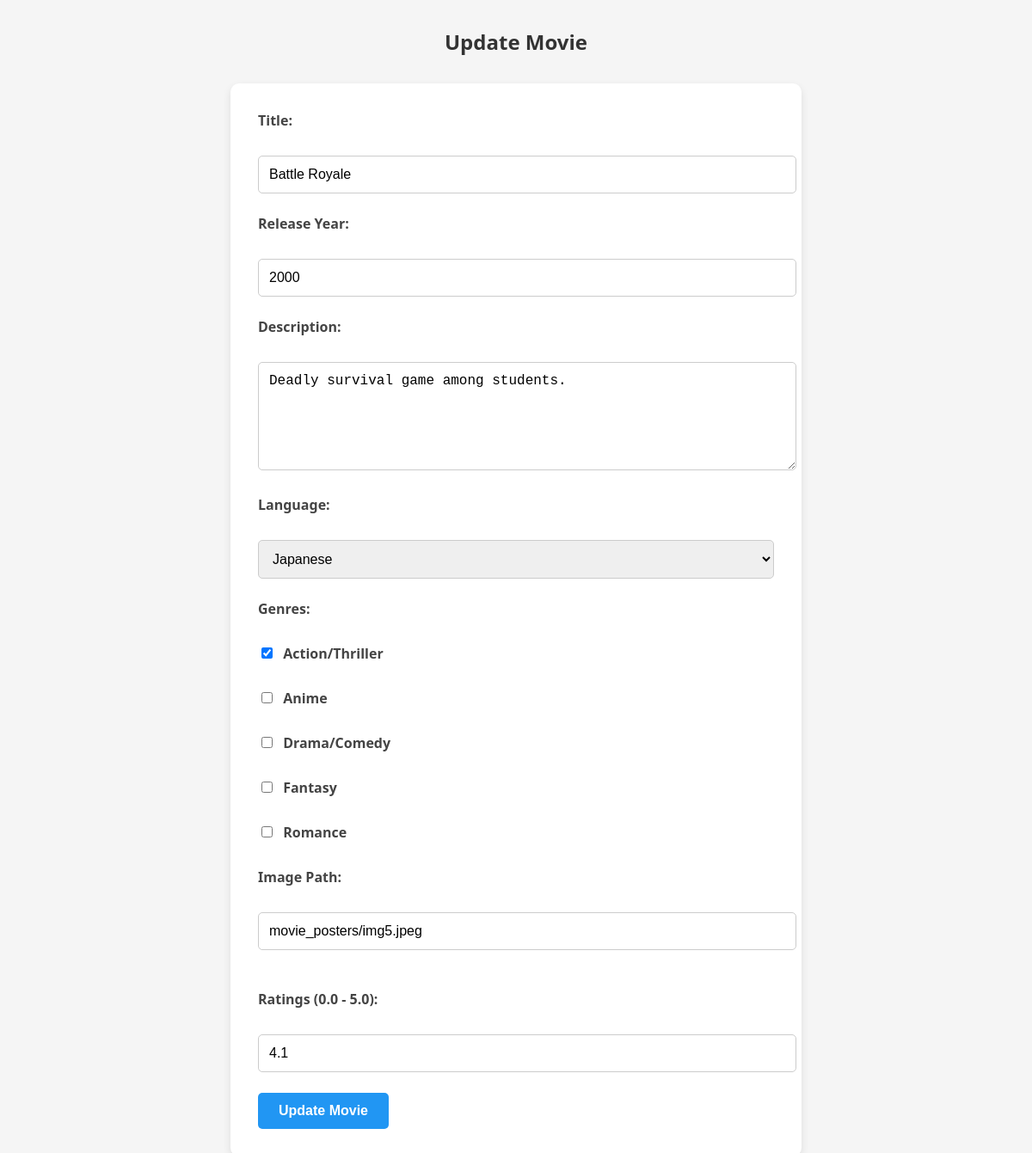
Screenshot of /update_movie.php?movie_id=5 (signed in) with the database file from the repository.
### tables this page shows
CREATE TABLE IF NOT EXISTS movies (
    movie_id INT AUTO_INCREMENT PRIMARY KEY,
    title VARCHAR(255) NOT NULL,
    release_year INT,
    description TEXT,
    language_id INT,
    created_at TIMESTAMP DEFAULT CURRENT_TIMESTAMP,
    FOREIGN KEY (language_id) REFERENCES languages(language_id)
);

CREATE TABLE IF NOT EXISTS languages (
    language_id INT AUTO_INCREMENT PRIMARY KEY,
    name VARCHAR(50) UNIQUE NOT NULL
);

CREATE TABLE IF NOT EXISTS genres (
    genre_id INT AUTO_INCREMENT PRIMARY KEY,
    name VARCHAR(50) UNIQUE NOT NULL
);

### update_movie.php (the view, shortened to what this page needs)
<?php
include 'includes/db.php';
$movie_id = isset($_GET['movie_id']) ? intval($_GET['movie_id']) : 0;
$movie_stmt = $conn->prepare("SELECT * FROM movies WHERE movie_id = ?");
$movie_stmt->bind_param("i", $movie_id);
$movie_stmt->execute();
$movie_result = $movie_stmt->get_result();
$movie = $movie_result->fetch_assoc();
$languages = $conn->query("SELECT * FROM languages");
$genres = $conn->query("SELECT * FROM genres");
$selected_genres = [];
$genre_result = $conn->query("SELECT genre_id FROM movie_genres WHERE movie_id = $movie_id");
while ($row = $genre_result->fetch_assoc()) {
    $selected_genres[] = $row['genre_id'];
}
?>
<!DOCTYPE html>
<html>
<head>
</head>
<body>
<h2>Update Movie</h2>
<form method="post">
    <label>Title:</label><br>
    <input type="text" name="title" value="<?= htmlspecialchars($movie['title']) ?>" required><br>
    <label>Release Year:</label><br>
    <input type="number" name="release_year" value="<?= $movie['release_year'] ?>" required><br>
    <label>Description:</label><br>
    <textarea name="description" required><?= htmlspecialchars($movie['description']) ?></textarea><br>
    <label>Language:</label><br>
    <select name="language_id">
        <?php while ($lang = $languages->fetch_assoc()): ?>
            <option value="<?= $lang['language_id'] ?>" <?= $lang['language_id'] == $movie['language_id'] ? 'selected' : '' ?>>
                <?= $lang['name'] ?>
            </option>
        <?php endwhile; ?>
    </select><br>
    <label>Genres:</label><br>
    <?php while ($genre = $genres->fetch_assoc()): ?>
        <label>
            <input type="checkbox" name="genres[]" value="<?= $genre['genre_id'] ?>"
                <?= in_array($genre['genre_id'], $selected_genres) ? 'checked' : '' ?>>
            <?= $genre['name'] ?>
        </label><br>
    <?php endwhile; ?>
    <label>Image Path:</label><br>
    <input type="text" name="image" value="<?= htmlspecialchars($movie['IMAGE']) ?>" required><br><br>
    <label>Ratings (0.0 - 5.0):</label><br>
    <input type="number" name="ratings" step="0.1" min="0" max="5" value="<?= htmlspecialchars($movie['ratings']) ?>" required>
    <button type="submit">Update Movie</button>
</form>
</body>
</html>

### update_movie.php (style rules this page uses)
body { font-family: 'Segoe UI', Tahoma, Geneva, Verdana, sans-serif; background-color: #f5f5f5; margin: 0; padding: 0; }
h2 { text-align: center; margin-top: 2rem; color: #333; }
form { max-width: 600px; margin: 2rem auto; padding: 2rem; background-color: #fff; border-radius: 10px; box-shadow: 0 4px 10px rgba(0,0,0,0.1); }
label { display: block; margin-bottom: 0.5rem; font-weight: bold; color: #444; }
input[type="text"], input[type="number"], textarea, select { width: 100%; padding: 0.75rem; margin-bottom: 1.5rem; border: 1px solid #ccc; border-radius: 5px; font-size: 1rem; }
textarea { resize: vertical; min-height: 100px; }
input[type="checkbox"] { margin-right: 0.5rem; }
button { background-color: #2196F3; color: white; padding: 0.75rem 1.5rem; border: none; border-radius: 5px; font-size: 1rem; font-weight: bold; cursor: pointer; transition: background-color 0.3s ease; }

### rows the page displays
movies: title "Battle Royale", release_year "2000", description "Deadly survival game among students.", language_id "Japanese", image "movie_posters/img5.jpeg", ratings "4.1"
genres: genre_id "☑", name "Action/Thriller"
genres: name "Anime"
genres: name "Drama/Comedy"
genres: name "Fantasy"
genres: name "Romance"
